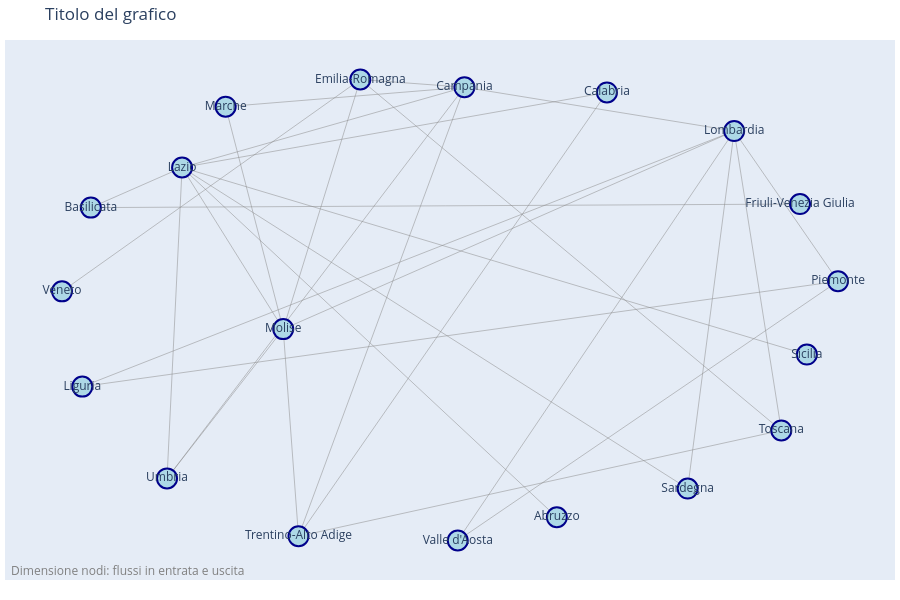

The notebook cell this image was saved under:
### Code cell
"""Crea network graph dei flussi migratori"""
print("\n🕸️ Creazione Network Graph...")

flussi = df_emigrazioni.groupby(['origine', 'destinazione']).size().reset_index(name='count')

G = nx.from_pandas_edgelist(flussi, source='origine', target='destinazione', 
                            edge_attr='count', create_using=nx.DiGraph())
...

# Posizionamento nodi
pos = nx.spring_layout(G, k=3, iterations=50)

# Preparazione dati per plotly
edge_x = []
edge_y = []
edge_info = []

for edge in G.edges():
    x0, y0 = pos[edge[0]]
    x1, y1 = pos[edge[1]]
    edge_x.extend([x0, x1, None])
    edge_y.extend([y0, y1, None])
    weight = G[edge[0]][edge[1]]['count']
    edge_info.append(f"{edge[0]} → {edge[1]}: {weight}")

# Nodi
node_x = []
node_y = []
node_info = []
node_text = []

for node in G.nodes():
    x, y = pos[node]
    node_x.append(x)
    node_y.append(y)
    node_text.append(node)
    
    # Info del nodo
    in_degree = G.in_degree(node, weight='count')
    out_degree = G.out_degree(node, weight='count')
    node_info.append(f"{node}<br>In: {in_degree}<br>Out: {out_degree}")

# Creazione grafico
fig_network = go.Figure()

# Edges
fig_network.add_trace(go.Scatter(
    x=edge_x, y=edge_y,
    line=dict(width=0.5, color='#888'),
    hoverinfo='none',
    mode='lines'
))

# Nodes
fig_network.add_trace(go.Scatter(
    x=node_x, y=node_y,
    mode='markers+text',
    hoverinfo='text',
    hovertext=node_info,
    text=node_text,
    textposition="middle center",
    marker=dict(
        size=20,
        color='lightblue',
        line=dict(width=2, color='darkblue')
    )
))

fig_network.update_layout(
    title={
    'text': 'Titolo del grafico',
    'font': {'size': 17}
    },
    showlegend=False,
    hovermode='closest',
    margin=dict(b=20,l=5,r=5,t=40),
    annotations=[ dict(
        text="Dimensione nodi: flussi in entrata e uscita",
        showarrow=False,
        xref="paper", yref="paper",
        x=0.005, y=-0.002,
        xanchor='left', yanchor='bottom',
        font=dict(color='grey', size=12)
    )],
    xaxis=dict(showgrid=False, zeroline=False, showticklabels=False),
    yaxis=dict(showgrid=False, zeroline=False, showticklabels=False),
    height=600
)

fig_network.show()

### Figure 1 — Plotly figure (JSON) as saved in the notebook; plotly's stock layout.template omitted (floating-point values rounded to 4 significant figures)
{"data": [{"hoverinfo": "none", "line": {"color": "#888", "width": 0.5}, "mode": "lines", "type": "scatter", "x": [0.2816, -0.6759, null, -0.9091, 0.9029, null, -0.9091, -0.6759, null, 0.4096, -0.6759, null, 0.4096, -0.3784, null, 0.0455, -0.2206, null, 0.0455, -0.6759, null, 0.0455, 0.7347, null, 0.0455, -0.5646, null, 0.0455, -0.3784, null, 0.0455, -0.7144, null, -0.7144, -0.6759, null, -0.9309, 0.7347, null, -0.9309, 1, null, 1, 0.7347, null, -0.4175, -0.2206, null, -0.4175, -0.6759, null, -0.4175, 0.7347, null, -0.4175, -0.5646, null, -0.4175, -0.3784, null, -0.4175, -0.7144, null, 0.6159, -0.6759, null, 0.6159, 0.7347, null, 0.9205, -0.6759, null, 0.8552, -0.2206, null, 0.8552, 0.7347, null, 0.8552, -0.3784, null, 0.02846, 0.7347, null, 0.02846, 1, null, -0.9828, -0.2206, null], "y": [-0.8999, 0.5525, null, 0.3859, 0.4007, null, 0.3859, 0.5525, null, 0.8642, 0.5525, null, 0.8642, -0.9788, null, 0.8858, 0.9179, null, 0.8858, 0.5525, null, 0.8858, 0.7039, null, 0.8858, 0.805, null, 0.8858, -0.9788, null, 0.8858, -0.7386, null, -0.7386, 0.5525, null, -0.3574, 0.7039, null, -0.3574, 0.08013, null, 0.08013, 0.7039, null, -0.1187, 0.9179, null, -0.1187, 0.5525, null, -0.1187, 0.7039, null, -0.1187, 0.805, null, -0.1187, -0.9788, null, -0.1187, -0.7386, null, -0.7807, 0.5525, null, -0.7807, 0.7039, null, -0.2244, 0.5525, null, -0.5394, 0.9179, null, -0.5394, 0.7039, null, -0.5394, -0.9788, null, -0.9964, 0.7039, null, -0.9964, 0.08013, null, 0.03818, 0.9179, null]}, {"hoverinfo": "text", "hovertext": ["Abruzzo<br>In: 0<br>Out: 19", "Lazio<br>In: 127<br>Out: 0", "Basilicata<br>In: 0<br>Out: 20", "Friuli-Venezia Giulia<br>In: 1<br>Out: 0", "Calabria<br>In: 0<br>Out: 6", "Trentino-Alto Adige<br>In: 11<br>Out: 0", "Campania<br>In: 0<br>Out: 49", "Emilia-Romagna<br>In: 32<br>Out: 0", "Lombardia<br>In: 48<br>Out: 0", "Marche<br>In: 4<br>Out: 0", "Umbria<br>In: 4<br>Out: 3", "Liguria<br>In: 0<br>Out: 27", "Piemonte<br>In: 5<br>Out: 3", "Molise<br>In: 0<br>Out: 52", "Sardegna<br>In: 0<br>Out: 3", "Sicilia<br>In: 0<br>Out: 18", "Toscana<br>In: 0<br>Out: 28", "Valle d'Aosta<br>In: 0<br>Out: 3", "Veneto<br>In: 0<br>Out: 1"], "marker": {"color": "lightblue", "line": {"color": "darkblue", "width": 2}, "size": 20}, "mode": "markers+text", "text": ["Abruzzo", "Lazio", "Basilicata", "Friuli-Venezia Giulia", "Calabria", "Trentino-Alto Adige", "Campania", "Emilia-Romagna", "Lombardia", "Marche", "Umbria", "Liguria", "Piemonte", "Molise", "Sardegna", "Sicilia", "Toscana", "Valle d'Aosta", "Veneto"], "textposition": "middle center", "type": "scatter", "x": [0.2816, -0.6759, -0.9091, 0.9029, 0.4096, -0.3784, 0.0455, -0.2206, 0.7347, -0.5646, -0.7144, -0.9309, 1, -0.4175, 0.6159, 0.9205, 0.8552, 0.02846, -0.9828], "y": [-0.8999, 0.5525, 0.3859, 0.4007, 0.8642, -0.9788, 0.8858, 0.9179, 0.7039, 0.805, -0.7386, -0.3574, 0.08013, -0.1187, -0.7807, -0.2244, -0.5394, -0.9964, 0.03818]}], "layout": {"annotations": [{"font": {"color": "grey", "size": 12}, "showarrow": false, "text": "Dimensione nodi: flussi in entrata e uscita", "x": 0.005, "xanchor": "left", "xref": "paper", "y": -0.002, "yanchor": "bottom", "yref": "paper"}], "height": 600, "hovermode": "closest", "margin": {"b": 20, "l": 5, "r": 5, "t": 40}, "showlegend": false, "title": {"font": {"size": 17}, "text": "Titolo del grafico"}, "xaxis": {"showgrid": false, "showticklabels": false, "zeroline": false}, "yaxis": {"showgrid": false, "showticklabels": false, "zeroline": false}}}
